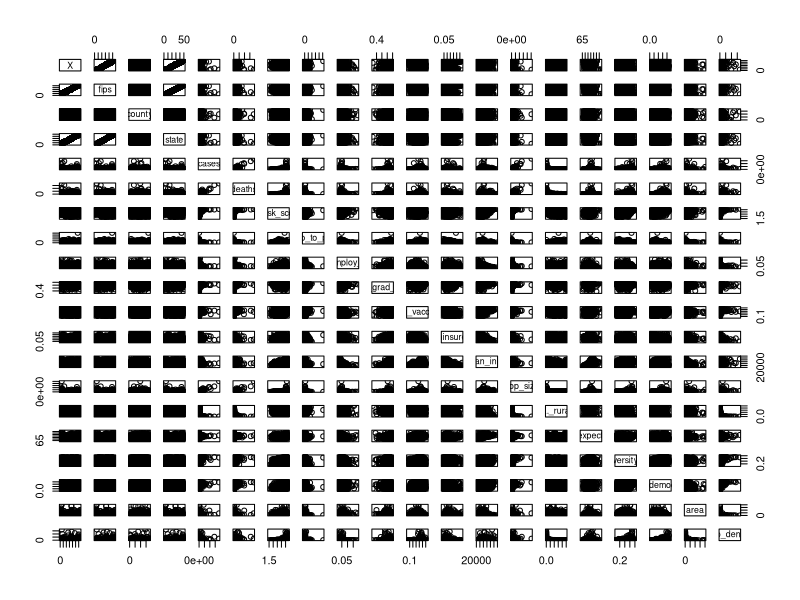

Here is the R script that generated this plot: (Note: this script raises an error after producing the figure.)
## ---- chunk 1
knitr::opts_chunk$set(echo = TRUE)
## ---- chunk 2
data = read.csv('covid-project-raw-data/full_data_no_na.csv')
summary(data)
head(data)
plot(data)
## ---- chunk 3
sapply(data, class)
## ---- chunk 4
basic_model = lm(cases ~ mask_score + mask_score + ratio_pop_to_physician + unemploy_rate + HS_grad_rate + flu_vacc_. + uninsured + median_income + pop_size + X._rural + life_expectancy + sim_diversity_index, data = data)
summary(basic_model)
library(MASS)
boxcox(basic_model)
plot(basic_model)
hist(data$cases, breaks = 200)
hist(log(data$cases), breaks = 200)
## ---- chunk 5
log_model = lm(log(cases) ~ mask_score + mask_score + ratio_pop_to_physician + unemploy_rate + HS_grad_rate + flu_vacc_. + uninsured + median_income + pop_size + X._rural + life_expectancy + sim_diversity_index, data = data)
summary(log_model)
plot(log_model)
## ---- chunk 6
colnames(data)
for (i in colnames(data)){
  print(i)
  print(summary(eval(call('$', data, i))))
}

## ---- chunk 7
data["203",]
data["2616",]
data["608",]

## ---- chunk 8
data_norm = data
data_norm$cases_norm = data_norm$cases/data_norm$pop_size
norm_model = lm(cases_norm ~ mask_score + mask_score + ratio_pop_to_physician + unemploy_rate + HS_grad_rate + flu_vacc_. + uninsured + median_income +  X._rural + life_expectancy + sim_diversity_index, data = data_norm)



summary(norm_model)
library(MASS)
boxcox(basic_model)
plot(basic_model)
hist(data$cases, breaks = 200)
hist(log(data$cases), breaks = 200)

## ---- chunk 9
log_model = lm(log(cases) ~ mask_score + mask_score + ratio_pop_to_physician + unemploy_rate + HS_grad_rate + flu_vacc_. + uninsured + median_income + pop_size + X._rural + life_expectancy + sim_diversity_index, data = data)
summary(log_model)
plot(log_model)

#conflict
